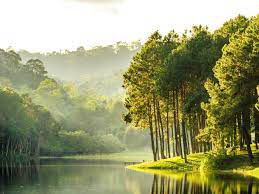
%> input picture Constract_Unchanged.png, 259 x 194 px, given in place of rice.jfif, which was not available
$ octave Problem_5_4_Histogram_Generation.m   (GNU Octave 9; MATLAB toolbox functions it lacks are replaced by stand-ins)
%> lines starting %> are read from the running program, lines starting %| are printed output that depends on the picture; pictures that were not available may be replaced by others from this repository, and a replacement may not be noted
% Problem 5_4 Histogram Generation
clear, clc, close all;

% load image
Img = rgb2gray(imread('rice.jfif'));
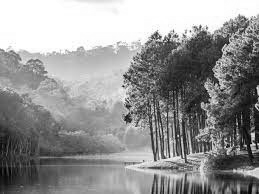
%> Img: size 194x259 uint16; min 302, max 65535, mean 38192.9; drawn with min black and max white
[counts, index] = imhist(Img);
%> counts = 256 values, max 6436 at index 256, min 0 at index 1, mean 196.3; index = 256 values from 0 to 65535

% plot histogram
subplot(1, 2, 1), bar(index, counts);
set(gca, 'FontSize', 20);
xlim([0 255]); ylim('auto'), ylabel(' # of pixels');

% show and save images
subplot(1, 2, 2), imshow(Img);
title('Original Image');
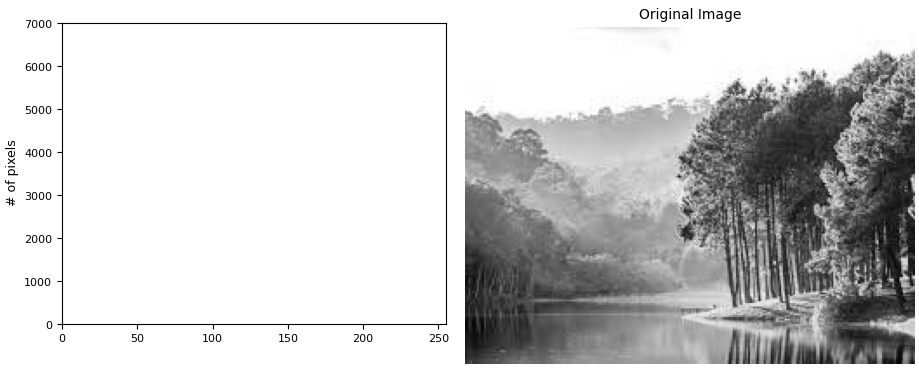
%> figure redrawn from the program's plot data, 2 panels
saveas(gca, 'Histogram.png');

$ run again, on Quantization_in_1-bit.png (cropped and resized to the size of MATLAB's example picture, made grey)
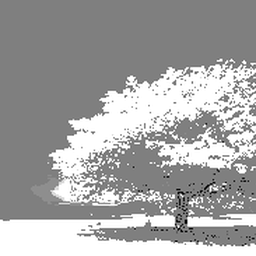
%> input picture Quantization_in_1-bit.png (cropped and resized to the size of MATLAB's example picture, made grey), 256 x 256 px, given in place of rice.jfif, which was not available
%> Img is the input picture: size 256x256 uint8; min 0, max 255, mean 165.3
%> counts = 256 values, max 31959 at index 128, min 0 at index 11, mean 256; index = 256 values from 0 to 255
%> `title('Original Image');`:
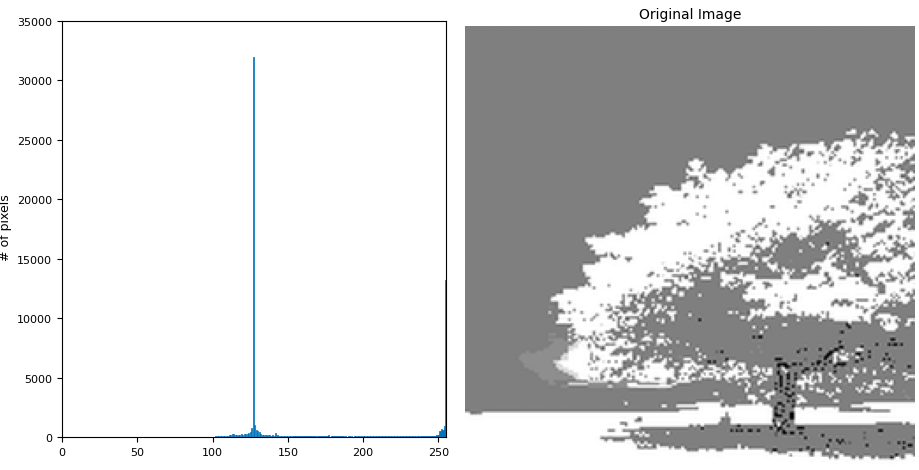
%> figure redrawn from the program's plot data, 2 panels

$ run again, on Quantization_in_2-bits.png (cropped and resized to the size of MATLAB's example picture, made grey)
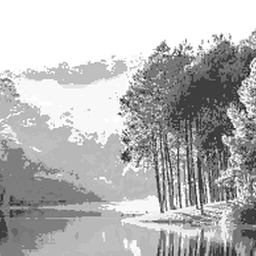
%> input picture Quantization_in_2-bits.png (cropped and resized to the size of MATLAB's example picture, made grey), 256 x 256 px, given in place of rice.jfif, which was not available
%> Img is the input picture: size 256x256 uint8; min 29, max 255, mean 182.6
%> counts = 256 values, max 14066 at index 256, min 0 at index 1, mean 256; index = 256 values from 0 to 255
%> `title('Original Image');`:
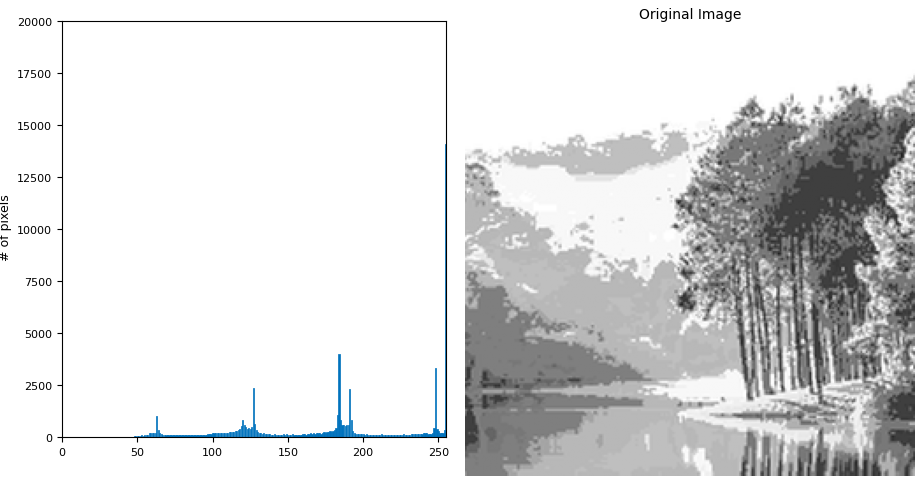
%> figure redrawn from the program's plot data, 2 panels
